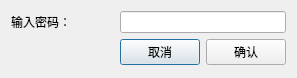
<?xml version="1.0" encoding="UTF-8"?>
<ui version="4.0">
 <class>PwdDialog</class>
 <widget class="QDialog" name="PwdDialog">
  <property name="geometry">
   <rect>
    <x>0</x>
    <y>0</y>
    <width>297</width>
    <height>78</height>
   </rect>
  </property>
  <property name="windowTitle">
   <string>Dialog</string>
  </property>
  <layout class="QGridLayout" name="gridLayout">
   <item row="0" column="0">
    <widget class="QLabel" name="label">
     <property name="text">
      <string>输入密码：</string>
     </property>
    </widget>
   </item>
   <item row="0" column="1" colspan="2">
    <widget class="QLineEdit" name="lineEdit">
     <property name="echoMode">
      <enum>QLineEdit::Password</enum>
     </property>
    </widget>
   </item>
   <item row="1" column="0">
    <spacer name="horizontalSpacer">
     <property name="orientation">
      <enum>Qt::Horizontal</enum>
     </property>
     <property name="sizeHint" stdset="0">
      <size>
       <width>72</width>
       <height>20</height>
      </size>
     </property>
    </spacer>
   </item>
   <item row="1" column="1">
    <widget class="QPushButton" name="btnCancel">
     <property name="text">
      <string>取消</string>
     </property>
    </widget>
   </item>
   <item row="1" column="2">
    <widget class="QPushButton" name="btnOk">
     <property name="focusPolicy">
      <enum>Qt::ClickFocus</enum>
     </property>
     <property name="text">
      <string>确认</string>
     </property>
    </widget>
   </item>
  </layout>
 </widget>
 <resources/>
 <connections/>
</ui>
